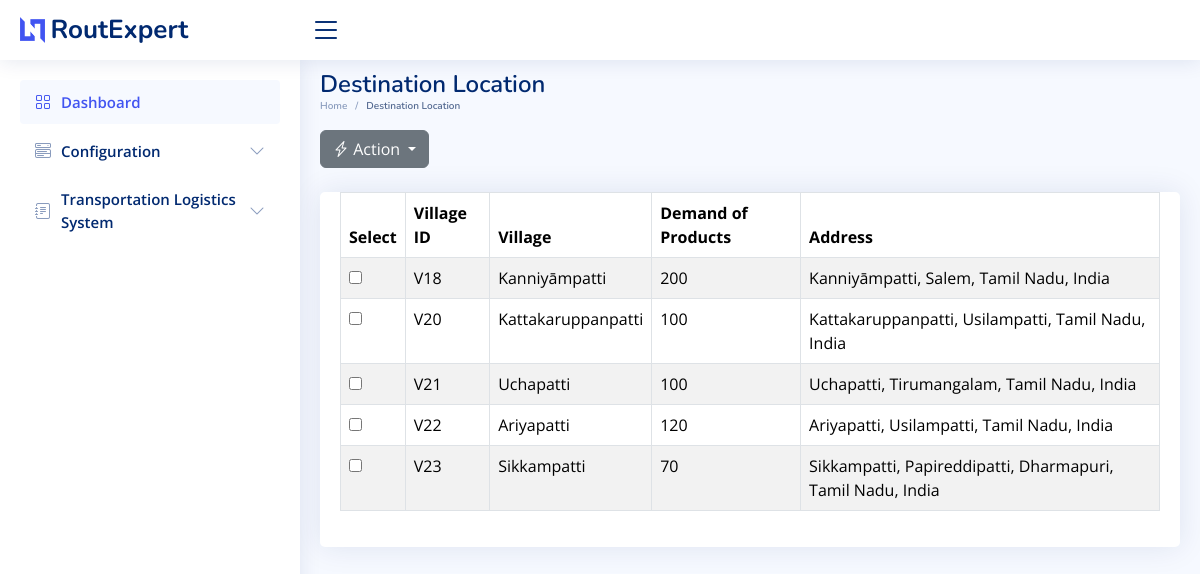
/trans_location_config, run on the app's committed database.
### sql_app/model.py (models this page shows)
class TransportationLocation(Base):
    __tablename__ = "TransportationLocation"
    id = Column(Integer, primary_key=True, index=True)
    index = Column(String)
    villages = Column(String)
    location_demand = Column(String)
    address = Column(String)

### main.py (the view)
@app.get("/trans_location_config",response_class=HTMLResponse)
async def trans_location_config(request: Request):
    transportation_location_list = []
    db = SessionLocal()
    transportation_location_records= db.query(TransportationLocation).all()
    for location in transportation_location_records:
        location_data = {
            "id": location.id,
            "index": location.index,
            "villages": location.villages,
            "location_demand": location.location_demand,
            "address": location.address,
        }
        transportation_location_list.append(location_data)
    return templates.TemplateResponse("trans_location_config.html", {"request": request, "location": transportation_location_list})

### templates/trans_location_config.html (shortened to what this page needs)
<!DOCTYPE html>
<html lang="en">
  <head>
    <link
      href="../static/assets/vendor/bootstrap/css/bootstrap.min.css"
      rel="stylesheet"
    />
    <link
      href="../static/assets/vendor/bootstrap-icons/bootstrap-icons.css"
      rel="stylesheet"
    />
    <link
      href="../static/assets/vendor/boxicons/css/boxicons.min.css"
      rel="stylesheet"
    />
    <link
      href="../static/assets/vendor/quill/quill.snow.css"
      rel="stylesheet"
    />
    <link
      href="../static/assets/vendor/quill/quill.bubble.css"
      rel="stylesheet"
    />
    <link
      href="../static/assets/vendor/remixicon/remixicon.css"
      rel="stylesheet"
    />
    <link
      href="../static/assets/vendor/simple-datatables/style.css"
      rel="stylesheet"
    />
    <link href="../static/assets/css/style.css" rel="stylesheet" />
  </head>
  <body>
    <header id="header" class="header fixed-top d-flex align-items-center">
      <div class="d-flex align-items-center justify-content-between">
        <a href="/" class="logo d-flex align-items-center">
          <img src="../static/assets/img/logo.png" alt="" />
          <span class="d-none d-lg-block">RoutExpert</span>
        </a>
        <i class="bi bi-list toggle-sidebar-btn"></i>
      </div>
    </header>
    <aside id="sidebar" class="sidebar">
      <ul class="sidebar-nav" id="sidebar-nav">
        <li class="nav-item">
          <a class="nav-link" href="/">
            <i class="bi bi-grid"></i>
            <span>Dashboard</span>
          </a>
        </li>
        <li class="nav-item">
          <a
            class="nav-link collapsed"
            data-bs-target="#components-nav"
            data-bs-toggle="collapse"
            href="#"
          >
            <i class="bi bi-menu-button-wide"></i><span>Configuration</span
            ><i class="bi bi-chevron-down ms-auto"></i>
          </a>
        </li>
        <li class="nav-item">
          <a
            class="nav-link collapsed"
            data-bs-target="#forms-nav"
            data-bs-toggle="collapse"
            href="#"
          >
            <i class="bi bi-journal-text"></i
            ><span>Transportation Logistics System</span
            ><i class="bi bi-chevron-down ms-auto"></i>
          </a>
        </li>
      </ul>
    </aside>
    <main id="main" class="main">
      <div class="pagetitle">
        <h1>Destination Location</h1>
        <nav>
          <ol class="breadcrumb">
            <li class="breadcrumb-item"><a href="/">Home</a></li>
            <li class="breadcrumb-item active">Destination Location</li>
          </ol>
        </nav>
      </div>
      <section class="section dashboard">
        <div class="row">
          <div class="col-md-6">
            <div class="dropdown d-inline-block">
              <button
                class="btn btn-secondary dropdown-toggle"
                type="button"
                id="configurationDropdown"
                data-bs-toggle="dropdown"
                aria-expanded="false"
              >
                <i class="bi bi-lightning-charge"></i> Action
              </button>
            </div>
          </div>
        </div>
        <div class="container-lg-10 mt-4">
          <div class="card">
            <div class="card-body">
              <table class="table datatable table-bordered table-striped">
                <thead class="thead-dark">
                  <tr>
                    <th>Select</th>
                    <th>Village ID</th>
                    <th>Village</th>
                    <th>Demand of Products</th>
                    <th>Address</th>
                  </tr>
                </thead>
                <tbody>
                  {% for location in location %}
                  <tr>
                    <td>
                      <input
                        type="checkbox"
                        name="selectedlocation"
                        value="{{ location.id }}"
                      />
                    </td>
                    <td class="location-info" data-column="location_number">
                      {{ location.index }}
                    </td>
                    <td class="location-info" data-column="location_type">
                      {{ location.villages }}
                    </td>
                    <td class="location-info" data-column="location_demand">
                      {{ location.location_demand}}
                    </td>
                    <td class="location-info" data-column="license_number">
                      {{ location.address }}
                    </td>
                  </tr>
                  {% endfor %}
                </tbody>
              </table>
            </div>
          </div>
        </div>
      </section>
    </main>
  </body>
</html>

### static/assets/css/style.css (style rules this page uses)
:root { scroll-behavior: smooth; }
body { font-family: "Open Sans", sans-serif; background: #f6f9ff; color: #444444; }
a { color: #4154f1; text-decoration: none; }
h1, h2, h3, h4, h5, h6 { font-family: "Nunito", sans-serif; }
#main { margin-top: 60px; padding: 10px 20px; font-size: 16px; transition: all 0.3s; }
.pagetitle { margin-bottom: 10px; }
.pagetitle h1 { font-size: 24px; margin-bottom: 0; font-weight: 600; color: #012970; }
.card { margin-bottom: 30px; border: none; border-radius: 5px; box-shadow: 0px 0 30px rgba(1, 41, 112, 0.1); }
.card-body { padding: 0 20px 20px 20px; }
.breadcrumb { font-size: 10px; font-family: "Nunito", sans-serif; color: #899bbd; font-weight: 600; }
.breadcrumb a { color: #899bbd; transition: 0.3s; }
.breadcrumb .breadcrumb-item::before { color: #899bbd; }
.breadcrumb .active { color: #51678f; font-weight: 600; }
.logo { line-height: 1; }
@media (min-width: 1200px) { .logo { width: 280px; } }
.logo img { max-height: 26px; margin-right: 6px; }
.logo span { font-size: 26px; font-weight: 700; color: #012970; font-family: "Nunito", sans-serif; }
.header { transition: all 0.5s; z-index: 997; height: 60px; box-shadow: 0px 2px 20px rgba(1, 41, 112, 0.1); background-color: #fff; padding-left: 20px; }
.header .toggle-sidebar-btn { font-size: 32px; padding-left: 10px; cursor: pointer; color: #012970; }
.sidebar { position: fixed; top: 60px; left: 0; bottom: 0; width: 300px; z-index: 996; transition: all 0.3s; padding: 20px; overflow-y: auto; scrollbar-width: thin; scrollbar-color: #aab7cf transparent; box-shadow: 0px 0px 20px rgba(1, 41, 112, 0.1); background-color: #fff; }
@media (min-width: 1200px) { #main, #footer { margin-left: 300px; } }
.sidebar-nav { padding: 0; margin: 0; list-style: none; }
.sidebar-nav li { padding: 0; margin: 0; list-style: none; }
.sidebar-nav .nav-item { margin-bottom: 5px; }
.sidebar-nav .nav-link { display: flex; align-items: center; font-size: 15px; font-weight: 600; color: #4154f1; transition: 0.3; background: #f6f9ff; padding: 10px 15px; border-radius: 4px; }
.sidebar-nav .nav-link i { font-size: 16px; margin-right: 10px; color: #4154f1; }
.sidebar-nav .nav-link.collapsed { color: #012970; background: #fff; }
.sidebar-nav .nav-link.collapsed i { color: #899bbd; }
.sidebar-nav .nav-link .bi-chevron-down { margin-right: 0; transition: transform 0.2s ease-in-out; }

### data on the page
TransportationLocation: index "V18", villages "Kanniyāmpatti", location_demand "200", address "Kanniyāmpatti, Salem, Tamil Nadu, India"
TransportationLocation: index "V20", villages "Kattakaruppanpatti", location_demand "100", address "Kattakaruppanpatti, Usilampatti, Tamil Nadu, India"
TransportationLocation: index "V21", villages "Uchapatti", location_demand "100", address "Uchapatti, Tirumangalam, Tamil Nadu, India"
TransportationLocation: index "V22", villages "Ariyapatti", location_demand "120", address "Ariyapatti, Usilampatti, Tamil Nadu, India"
TransportationLocation: index "V23", villages "Sikkampatti", location_demand "70", address "Sikkampatti, Papireddipatti, Dharmapuri, Tamil Nadu, India"
